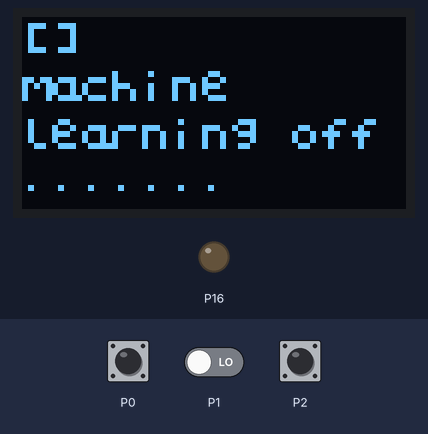
Bench run of a program on a simulated BBC micro:bit running MicroPython. Parts: 128×64 one-colour display, output pins drawn as LEDs (lit = HIGH). Dashed ring = blinking. Inputs (shaded band) come from the test bench; at power-on: P2 LOW, P0 LOW, P1 LOW.

Above: at 1.2 s.
1.3 s: P2 pulled HIGH for 0.15 s
At 2.5 s:
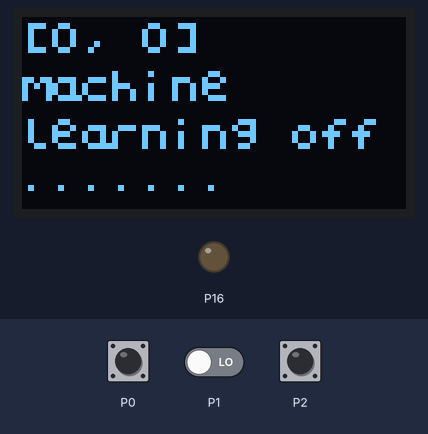
3.0 s: P0 pulled HIGH for 0.15 s
At 3.12 s:
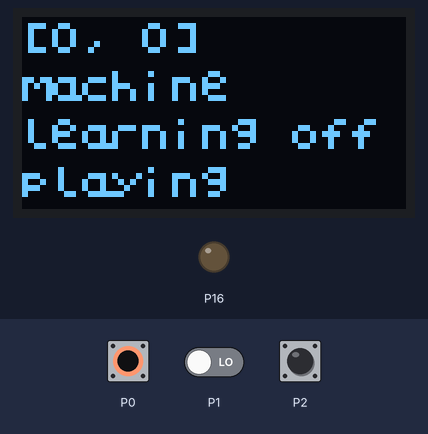
4.7 s: P0 driven HIGH and P1 driven HIGH and P2 driven HIGH
At 7.0 s:
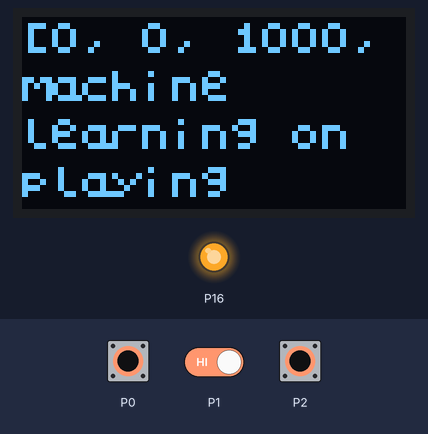
7.2 s: P2 driven LOW
At 8.02 s:
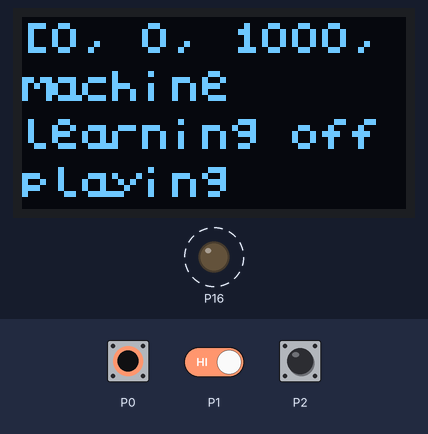
9.6 s: P0 driven LOW
At 10.6 s:
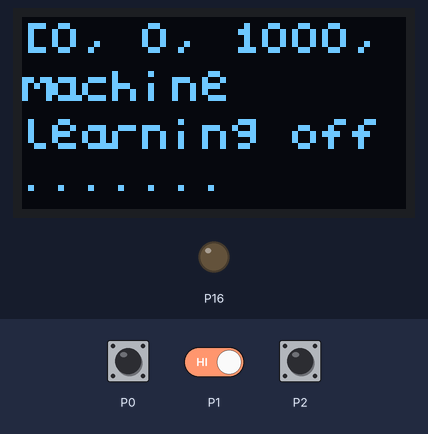
Timing chart, 0 to 12.6 s (numbered marks = the images above; inputs shaded):
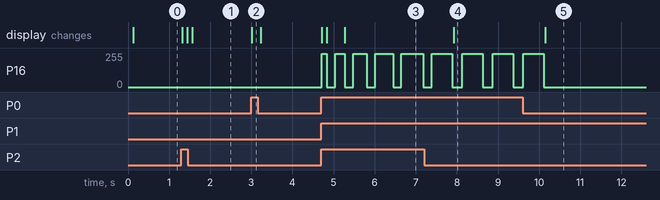

The program:

python-microbit-finalProject.py
```python
from microbit import *
from ssd1306 import initialize, clear_oled
from ssd1306_text import add_text
initialize()
clear_oled()

pulseList = []

while True:
    if pin2.read_digital() == 1:
        add_text(0, 1, "machine ")
        add_text(0, 2, "learning on ")
        #pulseList.clear()
        if pin1.read_digital() == 1:
            pin16.write_analog(1000)
            pulseList.append(1000)
            sleep(100)
        else:
            pin16.write_analog(0)
            pulseList.append(0)
            sleep(100)

    else:
        pin16.write_analog(0)
        add_text(0, 1, "machine ")
        add_text(0, 2, "learning off")
        add_text(0, 3, ".......")

    add_text(0, 0, str(pulseList))

    if pin0.read_digital() == 1:
        add_text(0, 3, "playing")
        for i in pulseList:
            pin16.write_analog(i)
            sleep(100)
```

Measured:
- after the input at 1.3 s, the display: first changes at once (image 1 shows a later state)
- after the input at 3.0 s, the display: changes at once (image 2)
- after the input at 4.7 s, P16: 0/255 → 249/255 at once, → 0/255 0.12 s later, → 249/255 0.20 s later, → 0/255 0.24 s later, … (10 changes in this stretch); the display: first changes at once (image 3 shows a later state)
- after the input at 7.2 s, the display: changes after 0.73 s (image 4)
- after the input at 9.6 s, P16: goes on until 10.1 s, then stays 0/255; the display: changes after 0.54 s (image 5)
